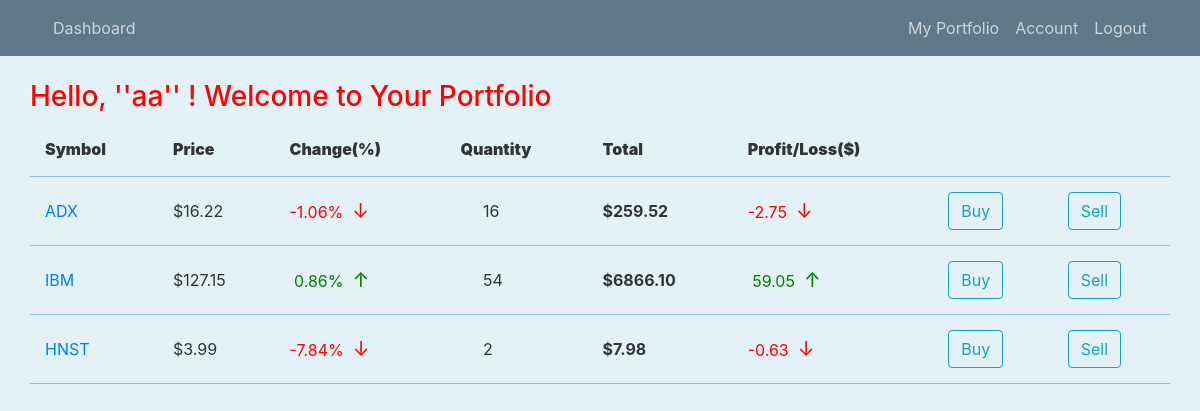
/portfolio (signed in), run on the app's committed database.
### stockchart/models.py (models this page shows, shortened)
class User(db.Model,UserMixin):
    id = db.Column(db.Integer,primary_key=True)
    firstname = db.Column(db.String(20),unique=False,nullable=False)
    lastname = db.Column(db.String(20),unique=False,nullable=True)
    username = db.Column(db.String(20),unique=True,nullable=False)
    email = db.Column(db.String(120),unique=True,nullable=False)
    image_file = db.Column(db.String(20),nullable=False,default='default.jpg')
    password = db.Column(db.String(60),nullable = False)
    stocks = db.Column(db.String,nullable=False,default='.')

class Stock(db.Model):
    id = db.Column(db.Integer,primary_key=True,autoincrement=True)
    symbol = db.Column(db.String(10),nullable=False)
    price = db.Column(db.String(100),nullable=False)
    percent_change = db.Column(db.Text,nullable = False)
    name = db.Column(db.Text,nullable = False)
    change = db.Column(db.Text,nullable = False)

### stockchart/routes.py (the view)
@login_required
@app.route("/portfolio",methods=['GET'])
def portfolio():
    if current_user.is_authenticated:
        user_stocks = []
        if(current_user.stocks != '.'):
            user_stocks = list(int(i) for i in current_user.stocks[1:-1].split('.'))
        stocks = []
        stock_ids = set(user_stocks)
        for stock_id in stock_ids:
            map = {}
            stock = Stock.query.get_or_404(stock_id)
            map['symbol'] = stock.symbol
            map['price'] = stock.price
            map['percent_change'] = stock.percent_change
            map['count'] = user_stocks.count(stock_id)
            map['id'] = stock_id
            total = "{:.2f}".format(float(stock.price)*user_stocks.count(stock_id))
            map['total']=total
            pro_loss = format(float(total)*(float(stock.percent_change)/100),'.2f')
            map['pro_loss'] = pro_loss
            stocks.append(map)
        no_of_stocks = len(stocks)
        return render_template('portfolio.html',stocks=stocks,no_of_stocks=no_of_stocks)
    else:
        return redirect(url_for('login'))

### stockchart/models.py (called while the page is built)
@login_manager.user_loader
def load_user(user_id):
    return User.query.get(int(user_id))

### stockchart/templates/portfolio.html
{% extends 'layout.html' %}
{% block content %}
        <marquee><h3 style="color: red;"> Hello, ''{{ current_user.username }}'' ! Welcome to Your Portfolio</h3></marquee>
        <table style="width: 100%;">
          <thead style="height: 50px;">
            <th><b>Symbol</b></th>
            <th><b>Price</b></th>
            <th><b>Change(%)</b></th>
            <th><b>Quantity</b></th>
            <th><b>Total</b></th>
            <th><b>Profit/Loss($)</b></th>
          </thead>
          {%for stock in stocks%}
          <tr>
          <td><a href="{{url_for('stock',stock_id=stock.id)}}">{{ stock.symbol }}</a></td>
          <td>${{ stock.price }}</td>
          {%if stock.percent_change[0] != '-'%}
          <td class="profit">&nbsp;{{ stock.percent_change }}%&nbsp;&nbsp;<span>&#8593;</span></td>
          {%else%}
          <td class="loss">{{ stock.percent_change }}%&nbsp;&nbsp;<span>&#8595;</span></td>
          {%endif%}
          <td>&nbsp;&nbsp;&nbsp;&nbsp;&nbsp;{{ stock.count }}</td>
          <td><b>${{  stock.total }}</b></td>
          {%if stock.percent_change[0] != '-'%}
          <td class="profit">&nbsp;{{ stock.pro_loss }}&nbsp;&nbsp;<span>&#8593;</span></td>
          {%else%}
          <td class="loss">{{ stock.pro_loss }}&nbsp;&nbsp;<span>&#8595;</span></td>
          {%endif%}
          {%if current_user.is_authenticated%}
          <td><a href="{{url_for('buy_stock',stock_id=stock.id)}}"><button class='btn btn-outline-info'>Buy</button></a></td>
          <td><a href="{{url_for('sell_stock',stock_id=stock.id)}}"><button class='btn btn-outline-info'>Sell</button></a></td>
          {%endif%}
          </tr>
          {%endfor%}
        </table>
{% endblock content %}

### stockchart/templates/layout.html (shortened to what this page needs)
<!DOCTYPE html>
<html>
<head>
    <link rel="stylesheet" href="https://cdn.jsdelivr.net/npm/bootstrap@4.3.1/dist/css/bootstrap.min.css">
    <link rel="stylesheet" type="text/css" href="{{url_for('static',filename='main.css') }}">
</head>
<body >
    <header class="site-header">
        <nav class="navbar navbar-expand-md navbar-dark bg-steel fixed-top">
          <div class="container">
            <div class="collapse navbar-collapse" id="navbarToggle">
              <div class="navbar-nav mr-auto">
                <a class="nav-item nav-link" href="{{url_for('dashboard')}}"  >Dashboard</a>
              </div>
              <div class="navbar-nav">
                {%if current_user.is_authenticated%}
                <li>
                  <a class="nav-item nav-link" href="{{url_for('portfolio')}}">My Portfolio</a>
                <li>
                  <a class="nav-item nav-link" href="{{url_for('account')}}">Account</a>
                <li>
                  <a class="nav-item nav-link" href="{{url_for('logout')}}">Logout</a>
                {%endif%}
              </div>
            </div>
          </div>
        </nav>
      </header>
      <main role="main" class="container">
        <div class="row">
            {% block content %}{% endblock %}
      </main>
</body>
</html>

### stockchart/static/main.css (style rules this page uses)
body { background: rgb(228, 242, 248); color: #333333; margin-top: 5rem; }
h1, h2, h3, h4, h5, h6 { color: #444444; }
.bg-steel { background-color: #5f788a; }
.site-header .navbar-nav .nav-link { color: #cbd5db; }
.profit { color: green; }
.loss { color: red; }
tr { border-bottom: 0.5px solid rgb(141, 193, 212); }
th { padding: 15px; }
td { padding: 15px; }
span { font-size: 20px; }

### data on the page
User: username "aa"
Stock: symbol "ADX", price "16.22", percent_change "-1.06", count "16", total "259.52", pro_loss "-2.75"
Stock: symbol "IBM", price "127.15", percent_change "0.86", count "54", total "6866.10", pro_loss "59.05"
Stock: symbol "HNST", price "3.99", percent_change "-7.84", count "2", total "7.98", pro_loss "-0.63"
